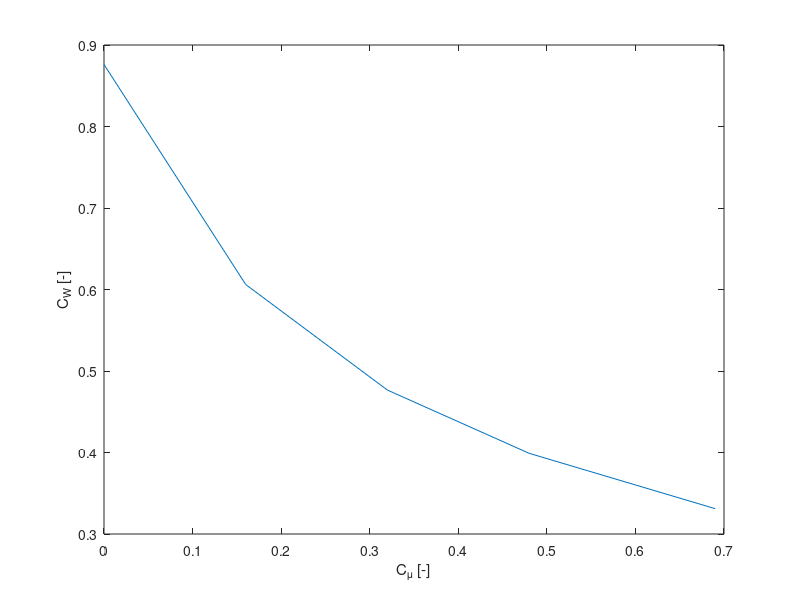

The MATLAB source for this figure:
%n = [0 500 1000 1500 2000 2500];
C_mu = [0 0.16 0.32 0.48 0.69];
C_w = [0.8761 0.6061 0.4766 0.399 0.3311];

x = C_mu;
y = C_w;
figure()
plot(x,y)

%title(['Cw:_',num2str(
ylabel('C_{W} [-]')
xlabel('C_{\mu} [-]')
%set(gca,'box','on')
%legend('p_t Daten', 'p Daten', 'p_t Verauf (fit)' , 'p Verlauf (fit)', 'location', 'northeastoutside')